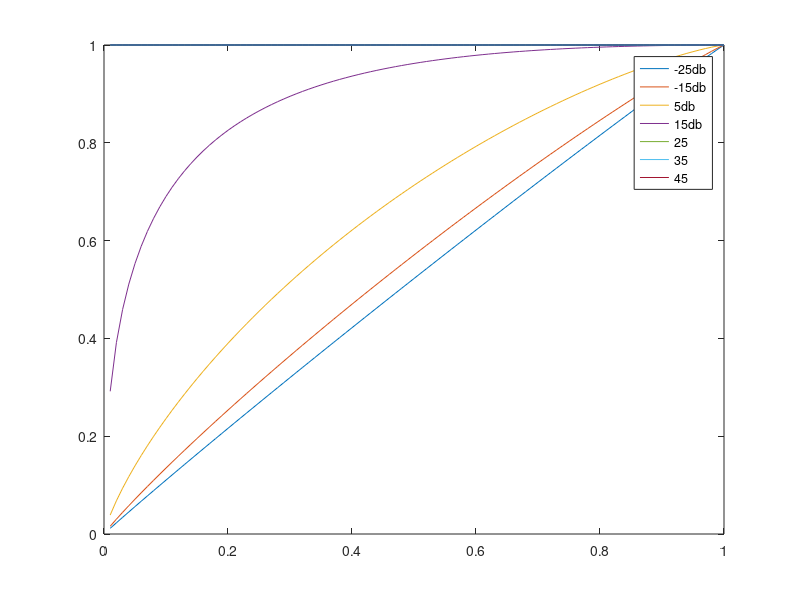

Write the MATLAB code that produced this figure.
clc
close all
clear all
samples = 0:8191;
fs = 4000;
L = 8192;
ts = 1/fs;
fm = 16;
f0 = 512;
l = 32;
m = 256;
ys = 2.*cos(2*pi*fm.*samples) .*cos(2*pi*f0.*samples);
snr_dB = -25:10:45; % SNR in decibels
snr = 10.^(snr_dB./10); % Linear Value of SNR
pf = 0.01:0.01:1; % Pf = Probability of False Alarm
%% Simulation to plot Probability of Detection (Pd) vs. Probability of False Alarm (Pf) 
for a = 1:length(snr)
for k = 1:length(pf)
    Pd(k) = qfunc(qfuncinv(pf(k))-sqrt(snr(a)))
    
end
plot(pf, Pd)
hold on
end
legend("-25db","-15db","5db","15db","25","35","45")


